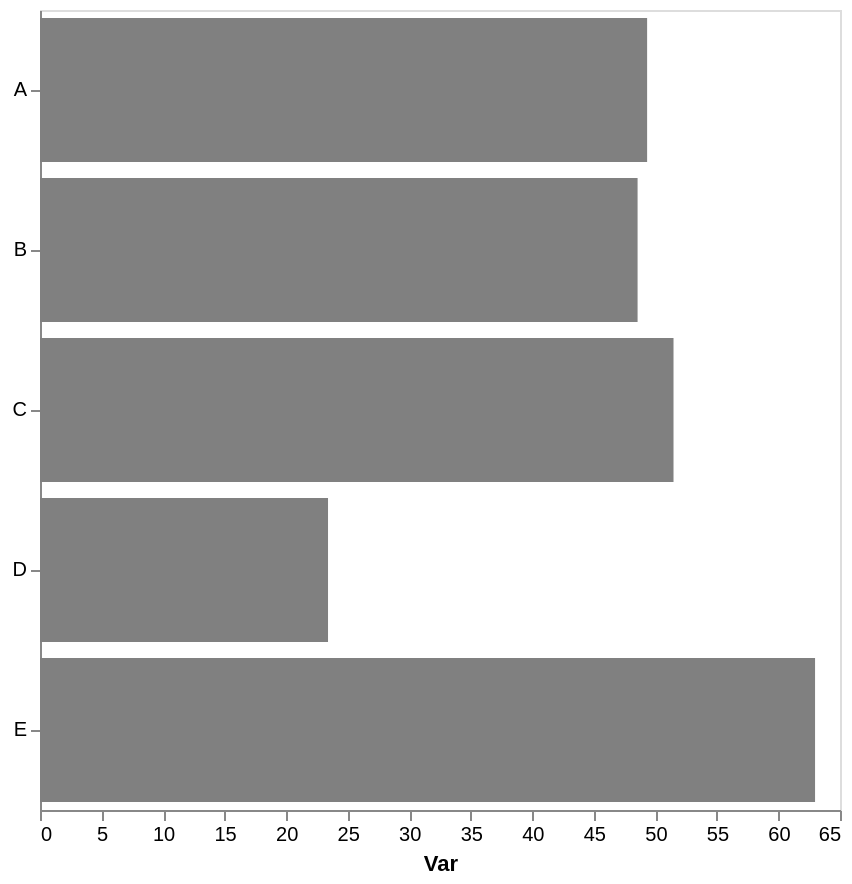

Specify this chart in Vega-Lite:
### Vega-Lite specification from a JSON file in a GitHub repository (floating-point values rounded to 4 significant figures)
{"config": {"view": {"continuousWidth": 300, "continuousHeight": 300}, "axis": {"grid": false}, "bar": {"color": "gray"}}, "data": {"name": "data-e9c93c37367126426b298ffc391da7bd"}, "mark": {"type": "bar"}, "encoding": {"x": {"aggregate": "mean", "axis": {"title": "Var"}, "field": "var1", "type": "quantitative"}, "y": {"axis": {"title": null}, "field": "cat", "type": "nominal"}}, "height": 400, "width": 400, "$schema": "https://vega.github.io/schema/vega-lite/v5.17.0.json", "datasets": {"data-e9c93c37367126426b298ffc391da7bd": [{"cat": "B", "var1": 49.88, "var2": 53.06}, {"cat": "D", "var1": 25.43, "var2": 43.97}, {"cat": "D", "var1": 20.67, "var2": 45.19}, {"cat": "C", "var1": 43.32, "var2": 59.43}, {"cat": "E", "var1": 67.58, "var2": 54.74}, {"cat": "D", "var1": 30.18, "var2": 46.72}, {"cat": "E", "var1": 58.36, "var2": 55.9}, {"cat": "D", "var1": 19.2, "var2": 52.87}, {"cat": "B", "var1": 47.23, "var2": 35.03}, {"cat": "A", "var1": 49.33, "var2": 65.41}, {"cat": "C", "var1": 59.63, "var2": 36.42}, {"cat": "D", "var1": 21.52, "var2": 72.08}]}}
